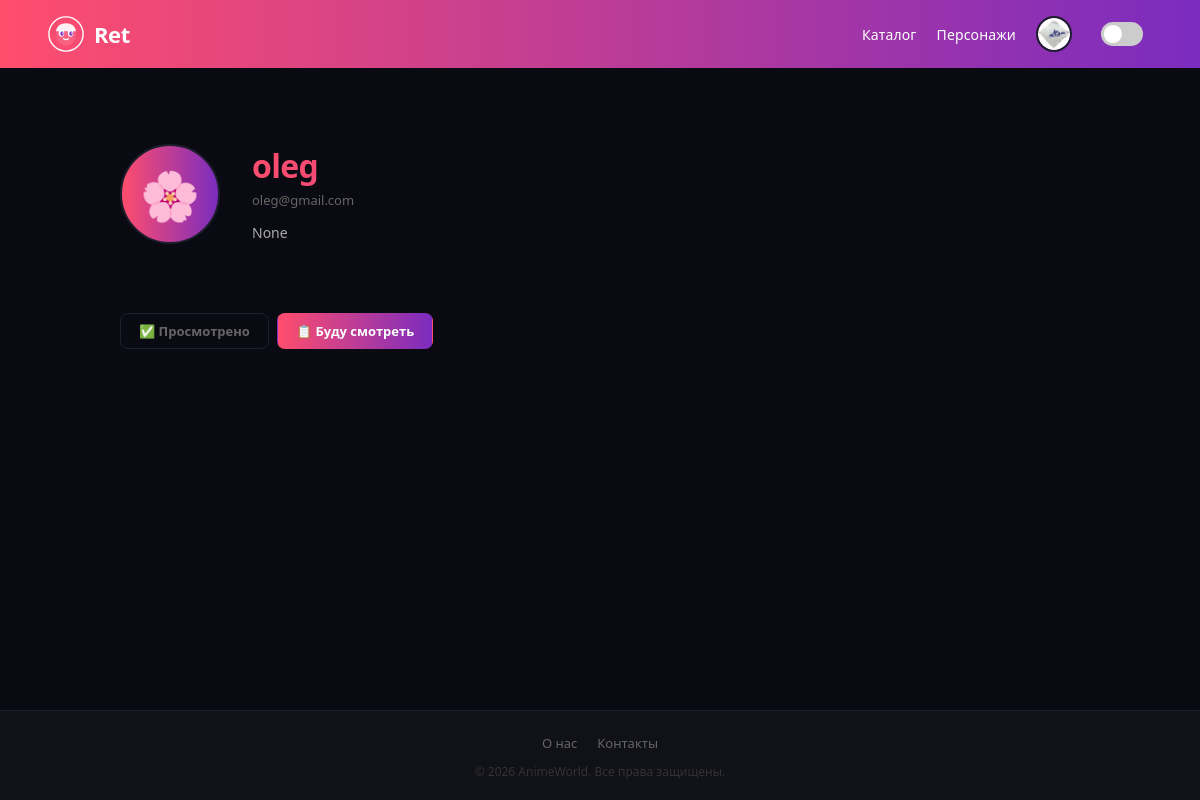
Page /profil/oleg/ (signed in) on the committed database.
### core/models.py (models this page shows)
class CustemUser(AbstractUser):
    avatar = models.ImageField(upload_to="avatars", null=True, blank=True, verbose_name="Аватар")
    description = models.TextField(max_length=250, null=True, blank=True, verbose_name="Описание")
    class Meta:
        verbose_name = "Пользователь"
        verbose_name_plural = "Пользователи"

### core/views.py (the view)
# urls.py: path('profil/<str:username>/', profil_page, name="profil_page"),
@login_required
def profil_page(request, username):
    user = get_object_or_404(CustemUser, username=username)
    rating_sub = Reating.objects.filter(
        user=user, anime=OuterRef('anime')
    ).values('point')[:1]
    watched = user.bookmark_set.filter(status='watched').annotate(
        user_rating=Subquery(rating_sub)
    )
    planned = user.bookmark_set.filter(status='planned')
    context = {
        'user': user,
        'watched': watched,
        'planned': planned,
    }
    return render(request, "profil.html", context)

### core/templates/profil.html (shortened to what this page needs)
{% extends './base.html' %}
{% block content %}
    <main class="main">
        <div class="profile">
            <div class="profile-hero">
                <div class="profile-avatar-wrap">
                    {% if user.avatar %}
                        <img src="{{ user.avatar.url }}" alt="{{ user.username }}" class="profile-avatar-img"/>
                    {% else %}
                        <div class="profile-avatar">🌸</div>
                    {% endif %}
                </div>
                <div class="profile-info">
                    <h1 class="profile-name">{{ user.username }}</h1>
                    <p class="profile-tag">{{ user.email }}</p>
                    <p class="profile-bio">{{ user.description }}</p>
                </div>
            </div>
            <div class="watchlist">
                <div class="watchlist-tabs">
                    <button class="watchlist-tab" onclick="switchTab(this, 'watched')">✅ Просмотрено</button>
                    <button class="watchlist-tab active" onclick="switchTab(this, 'plan')">📋 Буду смотреть</button>
                </div>
            </div>
        </div>
    </main>
{% endblock %}

### core/templates/base.html (shortened to what this page needs)
{% load static %}
<!DOCTYPE html>
<html lang="ru">
<head>
    <link rel="stylesheet" href="{% static 'css/style.css' %}">
    <link rel="stylesheet" href="{% static 'css/mobile.css' %}">
</head>
<body>
    <header class="header">
        <a id="main-link" href="{% url 'main_page' %}" class="logo">
            Ret
        </a>
        <nav class="nav">
            <ul>
                <li id="catalog-link">
                    <a href="{% url 'all_anime_page' %}" id="catalog-anchor">Каталог</a>
                </li>
                <li id="characters-link">
                    <a href="{% url 'characters_page' %}">Персонажи</a>
                </li>
                <li>
                    {% if request.user.is_authenticated %}
                    <a href="{% url 'profil_page' request.user.username %}" class="profile-btn">
                        {% if request.user.avatar %}
                            <img src="{{ request.user.avatar.url }}" alt="{{ request.user.username }}" class="profile-avatar-img"/>
                        {% else %}
                            <div class="profile-avatar-default">🌸</div>
                        {% endif %}
                    </a>
                    {% else %}
                    <a href="{% url 'login_page' %}" class="profile-btn">
                        <div class="profile-avatar-default">🌸</div>
                    </a>
                    {% endif %}
                </li>
                {% if request.user.is_authenticated %}
                {% if request.user.username == "Vukay67" %}
                <li>
                    <div>
                        <label class="switch">
                            <span class="slider"></span>
                        </label>
                    </div>
                </li>
                {% endif %}
                {% endif %}
            </ul>
        </nav>
    </header>
{% block content %}
{% endblock %}
    <footer class="footer">
        <ul>
            <li><a href="{% url 'about_page' %}">О нас</a></li>
            <li><a href="{% url 'contacts_page' %}">Контакты</a></li>
        </ul>
        <p>© 2026 AnimeWorld. Все права защищены.</p>
    </footer>
</body>
</html>

### staticfiles_dev/css/style.css (style rules this page uses)
* { margin:0;padding:0;box-sizing:border-box;font-family:'Segoe UI',system-ui,sans-serif }
html,body { height:100% }
body { min-height:100vh;background:#0a0a12;color:#fff;display:flex;flex-direction:column }
a { text-decoration:none }
:root { --pink:#ff4d6d; --purple:#7b2cbf; --grad:linear-gradient(90deg,#ff4d6d,#7b2cbf); --bg:#0a0a12; --card:#111118; --border:#1e1e2e; --muted:#666; --text:#e0e0e0; }
.header { display:flex;justify-content:space-between;align-items:center;padding:16px 48px;background:linear-gradient(90deg,#ff4d6d,#7b2cbf);position:sticky;top:0;z-index:100 }
.logo { display:flex;align-items:center;gap:10px;font-size:22px;font-weight:700;color:#fff;letter-spacing:-.02em }
.logo-icon { width:36px;height:36px;flex-shrink:0 }
.nav ul { list-style:none;display:flex;gap:20px;align-items:center; }
.nav a { color:#fff;font-size:14px;font-weight:500;transition:color .2s;letter-spacing:.01em; }
.switch { position: relative;display: inline-block;width: 60px;height: 34px;transform: scale(0.7) }
.slider { position: absolute;cursor: pointer;background-color: #ccc;border-radius: 34px;top: 0;left: 0;right: 0;bottom: 0;transition: 0.3s; }
.slider:before { position: absolute;content: "";height: 26px;width: 26px;left: 4px;bottom: 4px;background-color: white;border-radius: 50%;transition: 0.3s; }
.profile-btn { width:36px;height:36px; border-radius:50%; overflow:hidden; padding:0!important; background:none!important; border:2px solid var(--border); transition:border-color .2s; display:flex;align-items:center;justify-content:center; flex-shrink:0; }
.profile-btn img, .profile-btn .profile-avatar-img { width:100%;height:100%; border-radius:50%; object-fit:cover; object-position:center top; display:block; border:none; }
.profile-avatar { width:100%;height:100%; border-radius:50%; display:flex;align-items:center;justify-content:center; font-size:16px; background:var(--grad); }
.main { flex:1;padding:16px }
.footer { background:var(--card);border-top:1px solid var(--border);padding:20px 48px;display:flex;flex-direction:column;align-items:center;gap:10px }
.footer ul { list-style:none;display:flex;gap:20px;flex-wrap:wrap;justify-content:center }
.footer ul a { color:var(--muted);font-size:13px;transition:color .2s }
.footer p { font-size:12px;color:#333 }
.about h1,.about .stat-number,.contacts h1,.profile-name, .catalog-page-title,.characters-title,.form-title,.detail-title { background:var(--grad); -webkit-background-clip:text;background-clip:text;-webkit-text-fill-color:transparent }
.profile { max-width:1000px;margin:0 auto;padding:60px 20px;text-align:left }
.profile-hero { display:flex;align-items:flex-start;gap:32px;margin-bottom:48px;flex-wrap:wrap }
.profile-avatar-wrap { position:relative;flex-shrink:0 }
.profile-avatar { width:100px;height:100px; background:var(--grad); border-radius:50%; display:flex;align-items:center;justify-content:center; font-size:48px; border:2px solid var(--border); }
.profile-avatar-img { width:100px;height:100px; border-radius:50%; object-fit:cover; object-position:center top; border:2px solid var(--border); display:block; transition:border-color .2s; }
.profile-info { flex:1 }
.profile-name { font-size:32px;font-weight:800;margin-bottom:4px;letter-spacing:-.02em }
.profile-tag { color:var(--muted);font-size:13px;margin-bottom:12px }
.profile-bio { color:#aaa;font-size:14px;line-height:1.7;margin-bottom:20px;max-width:480px }
.watchlist { margin-bottom:48px }
.watchlist-tabs { display:flex;gap:8px;margin-bottom:18px;flex-wrap:wrap }
.watchlist-tab { padding:8px 18px !important;border-radius:8px !important;border:1px solid var(--border);background:transparent;color:var(--muted);font-size:13px !important;font-weight:600;cursor:pointer;transition:all .2s }
.watchlist-tab.active { background:var(--grad);border-color:transparent;color:#fff }

### rows in the picture
CustemUser: user.avatar (picture)
CustemUser: username "oleg", email "oleg@gmail.com", description "None"
